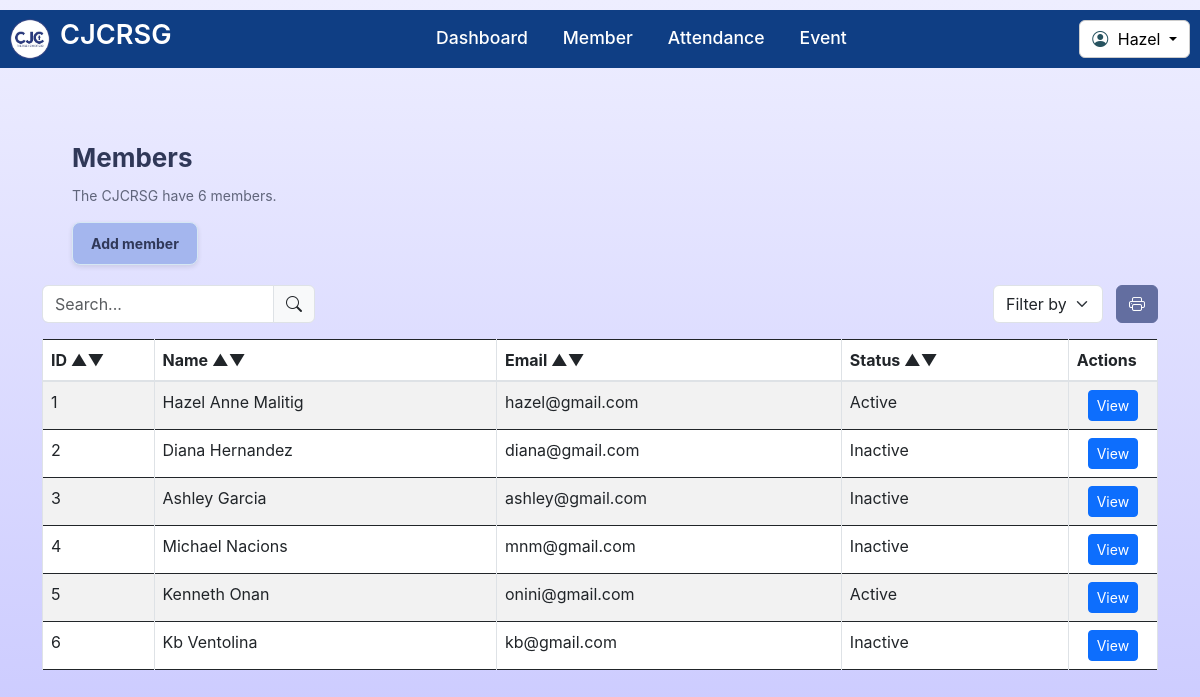
The page /member.php?id=1 on the database its author committed.
### tables this page shows
CREATE TABLE `member` (
  `memberID` int(11) NOT NULL,
  `name` varchar(100) NOT NULL,
  `status` varchar(50) NOT NULL,
  `dateCreated` timestamp NOT NULL DEFAULT current_timestamp(),
  `lastUpdated` timestamp NOT NULL DEFAULT current_timestamp() ON UPDATE current_timestamp()
);

CREATE TABLE `accountinfo` (
  `accountID` int(11) NOT NULL,
  `memberID` int(11) NOT NULL,
  `email` varchar(100) NOT NULL,
  `password` varchar(100) NOT NULL,
  `phone` int(15) NOT NULL,
  `address` varchar(100) NOT NULL,
  `dateCreated` timestamp NOT NULL DEFAULT current_timestamp() ON UPDATE current_timestamp(),
  `lastUpdated` timestamp NOT NULL DEFAULT current_timestamp(),
  `life_stage` varchar(255) DEFAULT NULL,
  `image` varchar(255) DEFAULT NULL
);

### api/status.php (called while the page is built, shortened)
<?php
include 'api/login.php';
$conn = new mysqli($servername, $username, $password, $dbname);
$id = isset($_GET['id']) ? (int)$_GET['id'] : 0;
$sqlMemberName = "SELECT name FROM member WHERE memberID = ?";
$stmt = $conn->prepare($sqlMemberName);
$stmt->bind_param("i", $id);
$stmt->execute();
$stmt->store_result();
if ($stmt->num_rows > 0) {
    $stmt->bind_result($fullName);
    $memberName = explode(' ', $fullName)[0];
}
?>

### member.php (the view, shortened to what this page needs)
<?php
include 'api/login.php';
$conn = new mysqli($servername, $username, $password, $dbname);
$id = isset($_GET['id']) ? (int)$_GET['id'] : 0;
$sql = "SELECT name FROM member WHERE memberID = ?";
$stmt = $conn->prepare($sql);
$stmt->bind_param("i", $id);
$stmt->execute();
$stmt->store_result();
if ($stmt->num_rows > 0) {
    $stmt->bind_result($fullName);
}
$sql = "SELECT COUNT(*) AS memberCount FROM member";
$result = $conn->query($sql);
$memberCount = ($result->num_rows > 0) ? $result->fetch_assoc()['memberCount'] : 0;
?>
<?php include 'api/status.php'; ?>
<!DOCTYPE html>
<html lang="en">
  <head>
    <link rel="stylesheet" href="css/member.css" />
    <link rel="stylesheet" href="https://cdn.jsdelivr.net/npm/bootstrap@4.0.0/dist/css/bootstrap.min.css">
    <link rel="stylesheet" href="https://cdnjs.cloudflare.com/ajax/libs/font-awesome/5.15.2/css/all.min.css"/>
  <link href="https://cdn.jsdelivr.net/npm/bootstrap@5.3.0-alpha1/dist/css/bootstrap.min.css" rel="stylesheet">
  <link href="https://cdn.jsdelivr.net/npm/datatables@1.11.5/css/jquery.dataTables.min.css" rel="stylesheet">
  <link href="https://cdn.jsdelivr.net/npm/bootstrap-icons/font/bootstrap-icons.css" rel="stylesheet">
  </head>
  <body>
  <header>
    <nav class="navbar">
        <a href="#" class="logo">
            <img src="images/logo.png" alt="logo">
            <h2>CJCRSG</h2>
        </a>
        <ul class="links">
            <li><a href="dashboard.php?id=<?php echo $_GET['id']; ?>">Dashboard</a></li>
            <li><a href="member.php?id=<?php echo $_GET['id']; ?>">Member</a></li>
            <li><a href="record.php?id=<?php echo $_GET['id']; ?>">Attendance</a></li>
            <li><a href="event.php?id=<?php echo $_GET['id']; ?>">Event</a></li>
        </ul>
        <div class="dropdown">
        <button
            class="btn dropdown-toggle"
            type="button"
            id="userDropdown"
            data-bs-toggle="dropdown"
            aria-expanded="false"
            style="background-color: white; color: black; border: 1px solid #ccc;"
        >
            <i class="bi bi-person-circle" style="color: #275360; margin-right: 5px;"></i>
            <?php echo htmlspecialchars($memberName); ?>
        </button>
    </div>
      </nav>
  </header>
    <div class="container mt-1">
    <div class="container-wrapper">
        <div class="admin-container">
            <label class="admin-greeting">Members</label>
            <label class="admin-description">
                The CJCRSG have <?php echo $memberCount; ?> members.
            </label>
            <button class="attendance-button" data-toggle="modal" data-target="#addMemberModal">Add member</button>
        </div>
    </div>
<div class="row mb-3 align-items-center">
    <div class="col-md-6">
        <div class="input-group w-50">
            <input type="text" id="searchInput" class="form-control" placeholder="Search...">
            <span class="input-group-text"><i class="bi bi-search"></i></span>
        </div>
    </div>
    <div class="col-md-6 d-flex justify-content-end align-items-center">
        <select id="filterInput" class="form-select d-inline-block " style="width: 110px; margin-right: 5px;">
            <option value="">Filter by Status</option>
        </select>
        <button id="printButton" class="btn btn-outline-secondary ms-2" style="background-color: #636EA0; color: white; border-color: #636EA0;">
            <i class="bi bi-printer"></i>
        </button>
    </div>
</div>
<?php
$servername = "localhost";
$username = "root";
$password = "";
$dbname = "cjcrsg";
$conn = new mysqli($servername, $username, $password, $dbname);
$sql = "
    SELECT
        a.memberID AS id,
        m.name,
        a.email,
        m.status
    FROM
        accountinfo a
    JOIN
        member m
    ON
        a.memberID = m.memberID
";
$result = $conn->query($sql);
$combinedData = [];
if ($result->num_rows > 0) {
    while ($row = $result->fetch_assoc()) {
        $combinedData[] = $row;
    }
}
?>
<div class="table-responsive">
    <table class="table table-striped table-bordered" id="dataTable">
        <thead class="table-black">
            <tr>
                <th scope="col" style="width: 10%" data-sort="name">ID
                    <span class="sort-icon">&#9650;&#9660;</span>
                </th>
                <th scope="col" data-sort="name">Name
                    <span class="sort-icon">&#9650;&#9660;</span>
                </th>
                <th scope="col" data-sort="email">Email
                    <span class="sort-icon">&#9650;&#9660;</span>
                </th>
                <th scope="col" data-sort="status">Status
                    <span class="sort-icon">&#9650;&#9660;</span>
                </th>
                <th scope="col" style="width: 8%;">Actions</th>
            </tr>
        </thead>
        <tbody>
    <?php
    foreach ($combinedData as $row) {
        echo "<tr data-status='" . $row['status'] . "'>";
        echo "<td>" . $row['id'] . "</td>";
        echo "<td>" . $row['name'] . "</td>";
        echo "<td>" . $row['email'] . "</td>";
        echo "<td>" . $row['status'] . "</td>";
        echo "<td style='width: 8%; text-align: center;'>";
    echo "<a href='profile.php?id=" . $row['id'] . "' class='btn btn-primary btn-sm'>View</a>";
    echo "</td>";
    echo "</tr>";
}
?>
</tbody>
    </table>
</div>
</div>
  </body>
</html>

### css/member.css (style rules this page uses)
* { margin: 0; padding: 0; box-sizing: border-box; font-family: "Inter", sans-serif; }
body { width: 100%; min-height: 100vh; background: linear-gradient(#eeeeff, #c8c7ff); }
header { background: #0f3e84; position: sticky; width: 100%; margin-top: 10px; top: 0; left: 0; z-index: 1; padding: 0 10px; }
.navbar { display: flex; padding: 22px 0; align-items: center; max-width: 1200px; margin: 0 auto; justify-content: space-between; }
.navbar .logo { gap: 10px; display: flex; align-items: center; text-decoration: none; }
.navbar .logo img { width: 40px; border-radius: 50%; }
.navbar .logo h2 { color: #fff; font-weight: 600; font-size: 1.7rem; }
.navbar .links { display: flex; gap: 35px; list-style: none; align-items: center; }
.navbar .links a { color: #fff; font-size: 1.1rem; font-weight: 500; text-decoration: none; transition: 0.1s ease; position: relative; top: 7px; }
footer .content p, a { color: #fff; }
.admin-container { text-align: left; margin-top: 20px; margin-left: 10x; padding-top: 30px; padding-right: 300px; }
.admin-greeting { font-size: 30px; font-weight: bold; color: #303858; margin-bottom: 8px; display: block; }
.admin-description { font-size: 14px; color: #60657b; margin-bottom: 16px; display: block; }
.attendance-button { font-size: 14px; font-weight: bold; color: #303858; background-color: #a4b6ee; border: 1px solid #d6e7f3; border-radius: 8px; padding: 8px 16px; cursor: pointer; transition: all 0.3s ease-in-out; box-shadow: 0px 2px 5px rgba(0, 0, 0, 0.1); }
.container-wrapper { display: flex; gap: 4px; justify-content: flex-start; align-items: flex-start; margin: 30px auto; padding: 0 15px; flex-wrap: wrap; box-sizing: border-box; }
@media (min-width: 991px) and (max-width: 1399px) { .admin-container { text-align: left; margin-top: 20px; margin-left: 10px; padding-top: 30px; padding-right: 10px; } }
@media (min-width: 991px) and (max-width: 1399px) { .container-wrapper { display: flex; gap: 10px; justify-content: flex-start; align-items: flex-start; margin: 20px auto; padding: 0 20px; flex-wrap: wrap; box-sizing: border-box; } }
.admin-greeting { font-size: 26px; }
.admin-description { font-size: 14px; }
.attendance-button { font-size: 14px; padding: 10px 18px; }

### rows shown on the page
member: name "Hazel"
accountinfo: memberID "1", memberID.name "Hazel Anne Malitig", email "hazel@gmail.com", memberID.status "Active"
accountinfo: memberID "2", memberID.name "Diana Hernandez", email "diana@gmail.com", memberID.status "Inactive"
accountinfo: memberID "3", memberID.name "Ashley Garcia", email "ashley@gmail.com", memberID.status "Inactive"
accountinfo: memberID "4", memberID.name "Michael Nacions", email "mnm@gmail.com", memberID.status "Inactive"
accountinfo: memberID "5", memberID.name "Kenneth Onan", email "onini@gmail.com", memberID.status "Active"
accountinfo: memberID "6", memberID.name "Kb Ventolina", email "kb@gmail.com", memberID.status "Inactive"

### other values the page prints
$memberCount "6"
